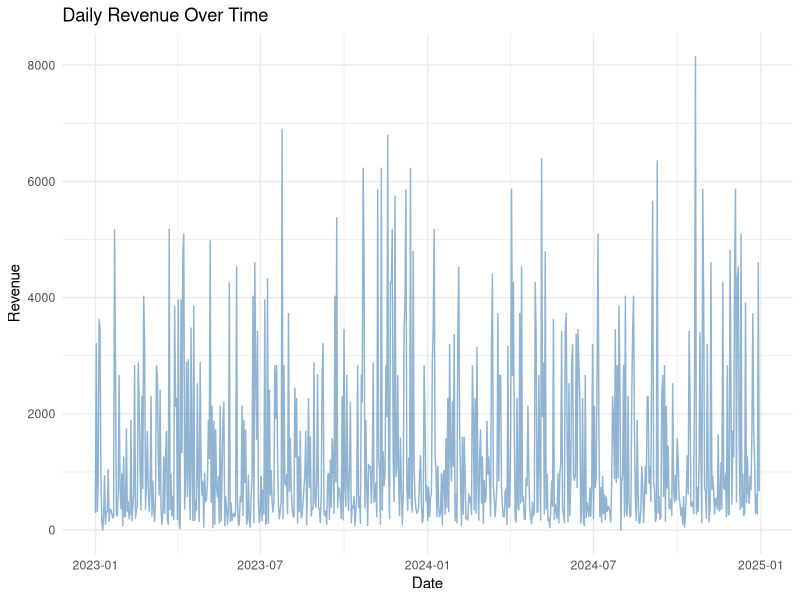
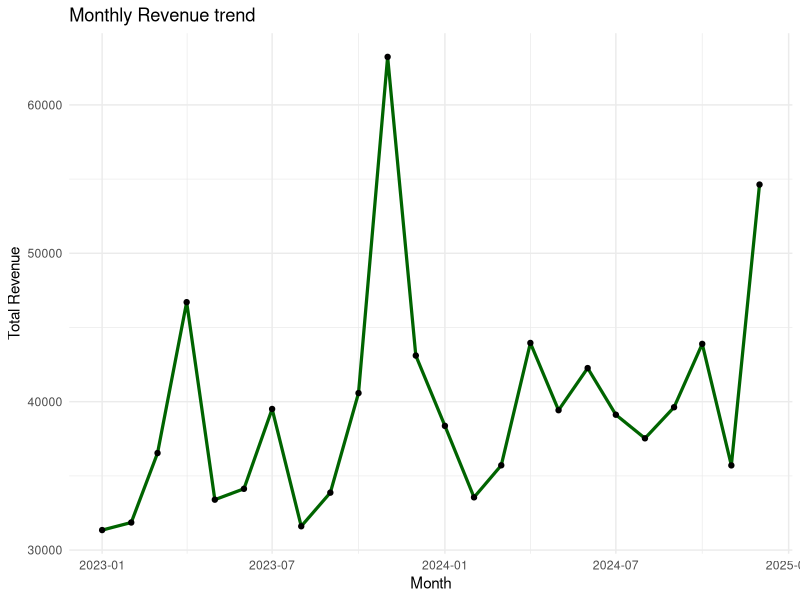
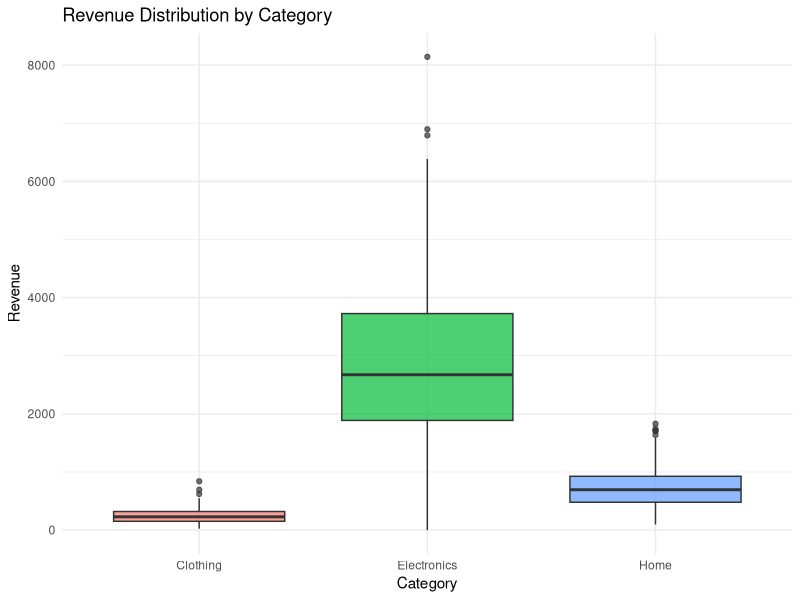
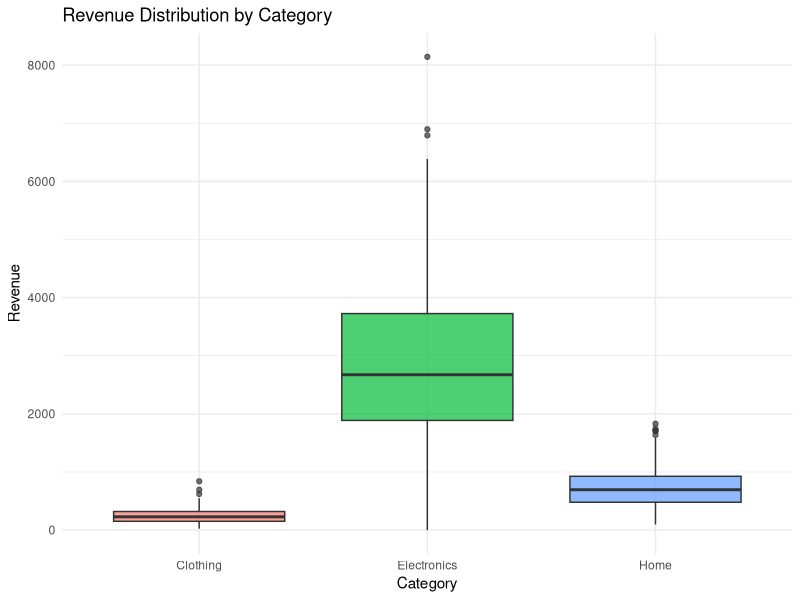

These charts were generated, in order, by the following R code:
library(ggplot2)
library(dplyr)
library(lubridate) # these are the library used

sales_data <- read.csv("data/sales_data.csv")

sales_data$date <- as.Date(sales_data$date) # so for this i got that i got that i am getting data from sales_data but why i am doing it as.Date? dk need to check that

str(sales_data)
summary(sales_data) # this is the summary

ggplot(sales_data, aes(x = date, y = revenue)) +
    geom_line(alpha = 0.6, color = "steelblue") +
    labs(title = "Daily Revenue Over Time", x = "Date", y = "Revenue") +
    theme_minimal() # so all this is same as before, just dk what alpha is and why we do theme_minimal()?

monthly_revenue <- sales_data %>%
    mutate(month = floor_date(date, "month")) %>%
    group_by(month) %>%
    summarise(total_revenue = sum(revenue)) # now this is like SQL actually, like group by and all, and sumamrize and all

ggplot(monthly_revenue, aes(x = month, y = total_revenue)) +
    geom_line(size = 1.1, color = "darkgreen") +
    geom_point() +
    labs(title = "Monthly Revenue trend", x = "Month", y = "Total Revenue") +
    theme_minimal()
# so now this is the same as sales data thing, just i replace date with month and revenue with total revenue

ggplot(sales_data, aes(x = category, y = revenue, fill = category)) +
    geom_boxplot(alpha = 0.7) +
    labs(title = "Revenue Distribution by Category", x = "Category", y = "Revenue") +
    theme_minimal() +
    theme(legend.position = "none") # this is category wise, same syntax as that of date wise and month wise

sales_data %>% # this symbol once again, first do this then that
    group_by(promotion) %>%
    summarise(
        avg_revenue = mean(revenue),
        median_revenue = median(revenue),
        total_revenue = sum(revenue)
    ) # reminds me of nested queries ngl, like first fetch this and this then that, and just dislay it

ggsave("outputs/figures/monthly_revenue_trend.png", width = 8, height = 5) # this is the plot save funcn as photo. i should play with the width and the height more could be interesting.
